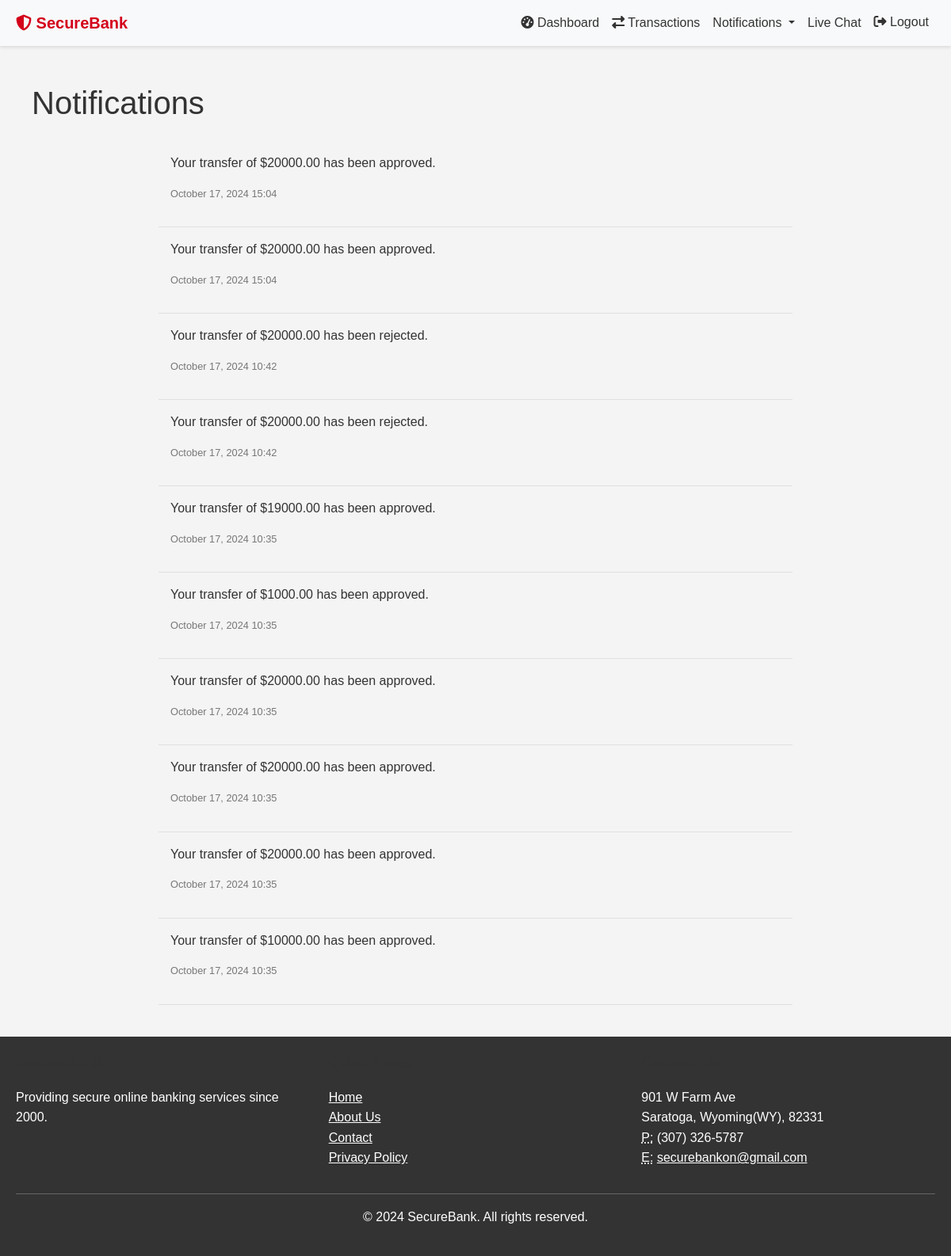
Screenshot of /notifications/ (signed in) with the database file from the repository.
### banking/models.py (models this page shows, shortened)
class Notification(models.Model):
    user = models.ForeignKey(User, on_delete=models.CASCADE, related_name='notifications')
    message = models.TextField()
    is_read = models.BooleanField(default=False)
    created_at = models.DateTimeField(auto_now_add=True)

### banking/views.py (the view)
# urls.py: path('notifications/', views.notifications, name='notifications'),
@login_required
def notifications(request):
    user_notifications = Notification.objects.filter(user=request.user).order_by('-created_at')
    unread_notifications = user_notifications.filter(is_read=False)
    unread_notifications.update(is_read=True)
    context = {
        'notifications': user_notifications,
    }
    return render(request, 'banking/notification.html', context)

### banking/templates/banking/notification.html (shortened to what this page needs)
{% extends 'base.html' %}
{% load static %}
{% block content %}
<div class="container mt-5">
    <h1 class="mb-4">Notifications</h1>
    <div class="notification-list">
        {% if notifications %}
            {% for notification in notifications %}
                <div class="notification-item {% if not notification.is_read %}unread{% endif %}">
                    <p>{{ notification.message }}</p>
                    <p class="notification-timestamp">{{ notification.created_at|date:"F d, Y H:i" }}</p>
                </div>
            {% endfor %}
        {% else %}
            <div class="no-notifications">
                <p>You have no notifications at this time.</p>
            </div>
        {% endif %}
    </div>
</div>
{% endblock %}

### banking/templates/base.html (shortened to what this page needs)
<!DOCTYPE html>
<html lang="en">
<head>
    {% load static %}
    <link href="https://cdn.jsdelivr.net/npm/bootstrap@5.3.0-alpha1/dist/css/bootstrap.min.css" rel="stylesheet">
    <link href="https://cdnjs.cloudflare.com/ajax/libs/font-awesome/6.1.1/css/all.min.css" rel="stylesheet">
    <link href="{% static 'css/styles.css' %}" rel="stylesheet">
</head>
<body>
    <nav class="navbar navbar-expand-lg navbar-light bg-light">
        <div class="container">
            <a class="navbar-brand" href="{% url 'home' %}">
                <i class="fas fa-shield-alt"></i> SecureBank
            </a>
            <div class="collapse navbar-collapse" id="navbarNav">
                <ul class="navbar-nav ms-auto">
                    {% if user.is_authenticated %}
                    <li class="nav-item">
                        <a class="nav-link" href="{% url 'dashboard' %}">
                            <i class="fas fa-tachometer-alt"></i> Dashboard
                        </a>
                    </li>
                    <li class="nav-item">
                        <a class="nav-link" href="{% url 'transaction' %}">
                            <i class="fas fa-exchange-alt"></i> Transactions
                        </a>
                    </li>
                    <li class="nav-item dropdown">
                        <a class="nav-link dropdown-toggle" href="#" id="navbarDropdown" role="button" data-bs-toggle="dropdown" aria-expanded="false">
                            Notifications
                        </a>
                    </li>
                    {% if user.is_staff %}
                        <li class="nav-item">
                            <a class="nav-link" href="{% url 'agent_interface' %}">Agent Interface</a>
                        </li>
                    {% else %}
                        <li class="nav-item">
                            <a class="nav-link" href="{% url 'chat_room' room_name=user.username %}">Live Chat</a>
                        </li>
                    {% endif %}
                    <li class="nav-item">
                        <form method="post" action="{% url 'logout' %}" class="d-inline">
                            <button type="submit" class="btn btn-link nav-link">
                                <i class="fas fa-sign-out-alt"></i> Logout
                            </button>
                        </form>
                    </li>
                    {% endif %}
                </ul>
            </div>
        </div>
    </nav>
    <main class="container mt-4">
        {% block content %}{% endblock %}
    </main>
    <footer class="footer">
        <div class="container">
            <div class="row">
                <div class="col-md-4">
                    <h5>SecureBank</h5>
                    <p>Providing secure online banking services since 2000.</p>
                </div>
                <div class="col-md-4">
                    <h5>Quick Links</h5>
                    <ul class="list-unstyled">
                        <li><a href="{% url 'home' %}">Home</a></li>
                        <li><a href="{% url 'about' %}">About Us</a></li>
                        <li><a href="{% url 'contact' %}">Contact</a></li>
                        <li><a href="{% url 'privacy_policy' %}">Privacy Policy</a></li>
                    </ul>
                </div>
                <div class="col-md-4">
                    <h5>Contact Us</h5>
                    <address>
                        901 W Farm Ave<br>
                        Saratoga, Wyoming(WY), 82331<br>
                        <abbr title="Phone">P:</abbr> (307) 326-5787<br>
                        <abbr title="Email">E:</abbr> <a href="mailto:securebankon@gmail.com">securebankon@gmail.com</a>
                    </address>
                </div>
            </div>
            <hr>
            <div class="text-center">
                <p>&copy; 2024 SecureBank. All rights reserved.</p>
            </div>
        </div>
    </footer>
</body>
</html>

### banking/static/css/styles.css (style rules this page uses)
body { font-family: Arial, sans-serif; line-height: 1.6; color: #333; background-color: #f4f4f4; }
.container { max-width: 1200px; margin: 0 auto; padding: 0 20px; }
.navbar { background-color: #ffffff; box-shadow: 0 2px 4px rgba(0,0,0,.1); }
.navbar-brand { font-weight: bold; color: #d4001a; }
.navbar-nav .nav-link { color: #333; font-weight: 500; }
main { padding: 40px 0; }
h1, h2, h3, h4, h5, h6 { color: #333; margin-bottom: 20px; }
footer { background-color: #333; color: #fff; padding: 20px 0; margin-top: 40px; }
footer a { color: #fff; }

### banking/templates/banking/notification.html (style rules this page uses)
.notification-list { max-width: 800px; margin: 0 auto; }
.notification-item { padding: 15px; border-bottom: 1px solid #e0e0e0; transition: background-color 0.3s; }
.notification-timestamp { font-size: 0.8em; color: #777; }

### rows the page displays
Notification: message "Your transfer of $20000.00 has been approved.", created_at "October 17, 2024 15:04"
Notification: message "Your transfer of $20000.00 has been approved.", created_at "October 17, 2024 15:04"
Notification: message "Your transfer of $20000.00 has been rejected.", created_at "October 17, 2024 10:42"
Notification: message "Your transfer of $20000.00 has been rejected.", created_at "October 17, 2024 10:42"
Notification: message "Your transfer of $19000.00 has been approved.", created_at "October 17, 2024 10:35"
Notification: message "Your transfer of $1000.00 has been approved.", created_at "October 17, 2024 10:35"
Notification: message "Your transfer of $20000.00 has been approved.", created_at "October 17, 2024 10:35"
Notification: message "Your transfer of $20000.00 has been approved.", created_at "October 17, 2024 10:35"
Notification: message "Your transfer of $20000.00 has been approved.", created_at "October 17, 2024 10:35"
Notification: message "Your transfer of $10000.00 has been approved.", created_at "October 17, 2024 10:35"
